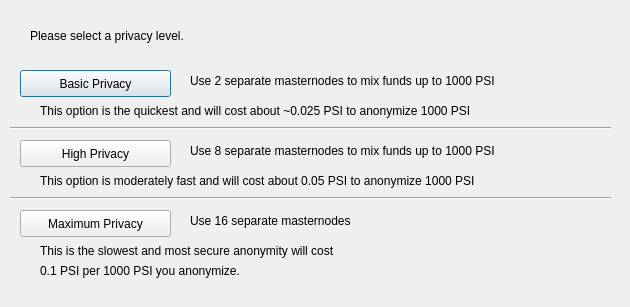
<?xml version="1.0" encoding="UTF-8"?>
<ui version="4.0">
 <class>DarksendConfig</class>
 <widget class="QDialog" name="DarksendConfig">
  <property name="geometry">
   <rect>
    <x>0</x>
    <y>0</y>
    <width>630</width>
    <height>307</height>
   </rect>
  </property>
  <property name="windowTitle">
   <string>Configure Darksend</string>
  </property>
  <widget class="QPushButton" name="buttonBasic">
   <property name="geometry">
    <rect>
     <x>20</x>
     <y>70</y>
     <width>151</width>
     <height>27</height>
    </rect>
   </property>
   <property name="text">
    <string>Basic Privacy</string>
   </property>
  </widget>
  <widget class="QPushButton" name="buttonHigh">
   <property name="geometry">
    <rect>
     <x>20</x>
     <y>140</y>
     <width>151</width>
     <height>27</height>
    </rect>
   </property>
   <property name="text">
    <string>High Privacy</string>
   </property>
  </widget>
  <widget class="QPushButton" name="buttonMax">
   <property name="geometry">
    <rect>
     <x>20</x>
     <y>210</y>
     <width>151</width>
     <height>27</height>
    </rect>
   </property>
   <property name="text">
    <string>Maximum Privacy</string>
   </property>
  </widget>
  <widget class="QLabel" name="label">
   <property name="geometry">
    <rect>
     <x>30</x>
     <y>20</y>
     <width>571</width>
     <height>31</height>
    </rect>
   </property>
   <property name="text">
    <string>Please select a privacy level.</string>
   </property>
  </widget>
  <widget class="QLabel" name="label_2">
   <property name="geometry">
    <rect>
     <x>190</x>
     <y>70</y>
     <width>421</width>
     <height>21</height>
    </rect>
   </property>
   <property name="text">
    <string>Use 2 separate masternodes to mix funds up to 1000 PSI</string>
   </property>
  </widget>
  <widget class="QLabel" name="label_3">
   <property name="geometry">
    <rect>
     <x>190</x>
     <y>140</y>
     <width>411</width>
     <height>21</height>
    </rect>
   </property>
   <property name="text">
    <string>Use 8 separate masternodes to mix funds up to 1000 PSI</string>
   </property>
  </widget>
  <widget class="QLabel" name="label_4">
   <property name="geometry">
    <rect>
     <x>190</x>
     <y>210</y>
     <width>421</width>
     <height>21</height>
    </rect>
   </property>
   <property name="text">
    <string>Use 16 separate masternodes</string>
   </property>
  </widget>
  <widget class="QLabel" name="label_6">
   <property name="geometry">
    <rect>
     <x>40</x>
     <y>100</y>
     <width>561</width>
     <height>21</height>
    </rect>
   </property>
   <property name="text">
    <string>This option is the quickest and will cost about ~0.025 PSI to anonymize 1000 PSI</string>
   </property>
  </widget>
  <widget class="QLabel" name="label_7">
   <property name="geometry">
    <rect>
     <x>40</x>
     <y>170</y>
     <width>561</width>
     <height>21</height>
    </rect>
   </property>
   <property name="text">
    <string>This option is moderately fast and will cost about 0.05 PSI to anonymize 1000 PSI</string>
   </property>
  </widget>
  <widget class="QLabel" name="label_8">
   <property name="geometry">
    <rect>
     <x>40</x>
     <y>240</y>
     <width>561</width>
     <height>21</height>
    </rect>
   </property>
   <property name="text">
    <string>This is the slowest and most secure anonymity will cost</string>
   </property>
  </widget>
  <widget class="QLabel" name="label_9">
   <property name="geometry">
    <rect>
     <x>40</x>
     <y>260</y>
     <width>561</width>
     <height>21</height>
    </rect>
   </property>
   <property name="text">
    <string>0.1 PSI per 1000 PSI you anonymize.</string>
   </property>
  </widget>
  <widget class="Line" name="line">
   <property name="geometry">
    <rect>
     <x>10</x>
     <y>120</y>
     <width>601</width>
     <height>16</height>
    </rect>
   </property>
   <property name="orientation">
    <enum>Qt::Horizontal</enum>
   </property>
  </widget>
  <widget class="Line" name="line_2">
   <property name="geometry">
    <rect>
     <x>10</x>
     <y>190</y>
     <width>601</width>
     <height>16</height>
    </rect>
   </property>
   <property name="orientation">
    <enum>Qt::Horizontal</enum>
   </property>
  </widget>
 </widget>
 <resources/>
 <connections/>
</ui>
